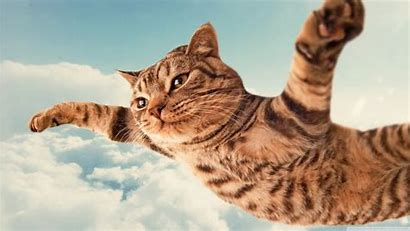
#> input picture kucing.jfif, 410 x 231 px
$ python spatialsmoothing.py
#> lines starting #> are read from the running program, lines starting #| are printed output that depends on the picture
# import library yang dibutuhkan
import cv2
import numpy as np
from matplotlib import pyplot as plt
# load gambar
img = cv2.imread('kucing.jfif')
#> img is the input picture: shape (231, 410, 3); mean B, G, R 144.6, 163.2, 176.5
# ubah warna gambar dari bgr ke rgb
img=cv2.cvtColor(img, cv2.COLOR_BGR2RGB)

# definisi kernel
kernel = np.ones((5,5),np.float32)/25
# destinasi gambar
dst=cv2.filter2D(img,-1,kernel)
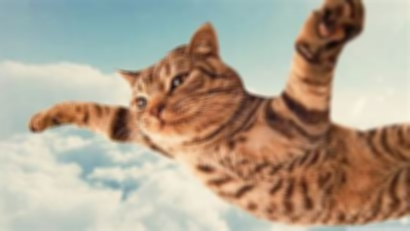
#> dst: shape (231, 410, 3); mean R, G, B 176.5, 163.2, 144.5
# inistial result
titles = ['IMAGE','SMOOTHING SPATIAL']
images=[img,dst]
# smoothing process
for i in range (2):
    plt.subplot(1,2,i+1),plt.imshow(images[i],'gray')
    plt.title(titles[i])
    plt.xticks([]),plt.yticks([])

# tampilkan hasil
plt.show()
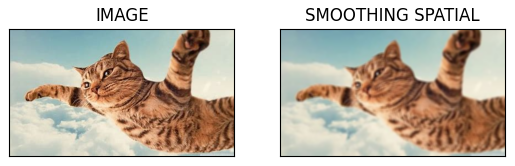
#> figure drawn by matplotlib, 2 panels

$ run again, with cat.png saved as kucing.jfif
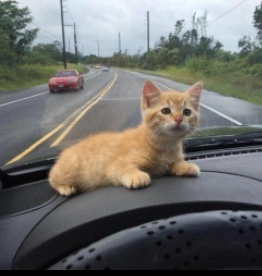
#> input picture cat.png, 262 x 276 px
#> img is the input picture: shape (276, 262, 3); mean B, G, R 108.1, 111, 111.3
#> `dst=cv2.filter2D(img,-1,kernel)`:
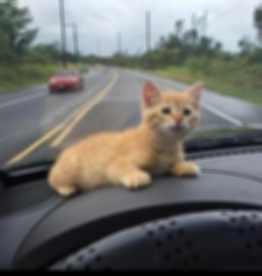
#> dst: shape (276, 262, 3); mean R, G, B 111.3, 111, 108.1
#> `plt.show()`:
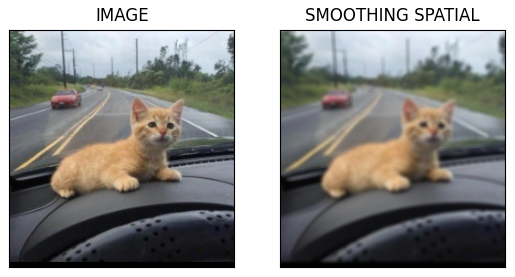
#> figure drawn by matplotlib, 2 panels

$ run again, with gambar.png saved as kucing.jfif
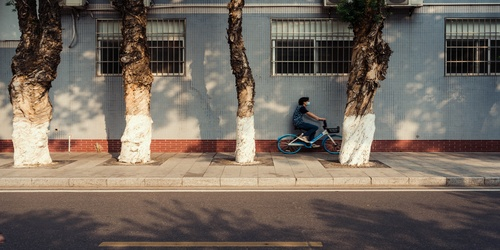
#> input picture gambar.png, 500 x 250 px
#> img is the input picture: shape (250, 500, 3); mean B, G, R 94.7, 104.7, 115.5
#> `dst=cv2.filter2D(img,-1,kernel)`:
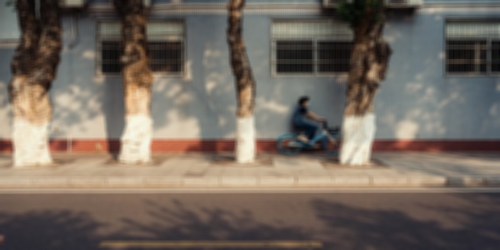
#> dst: shape (250, 500, 3); mean R, G, B 115.5, 104.7, 94.7
#> `plt.show()`:
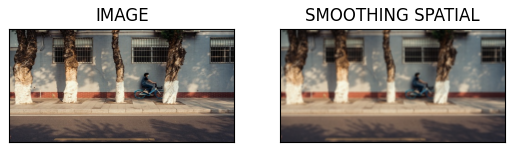
#> figure drawn by matplotlib, 2 panels
